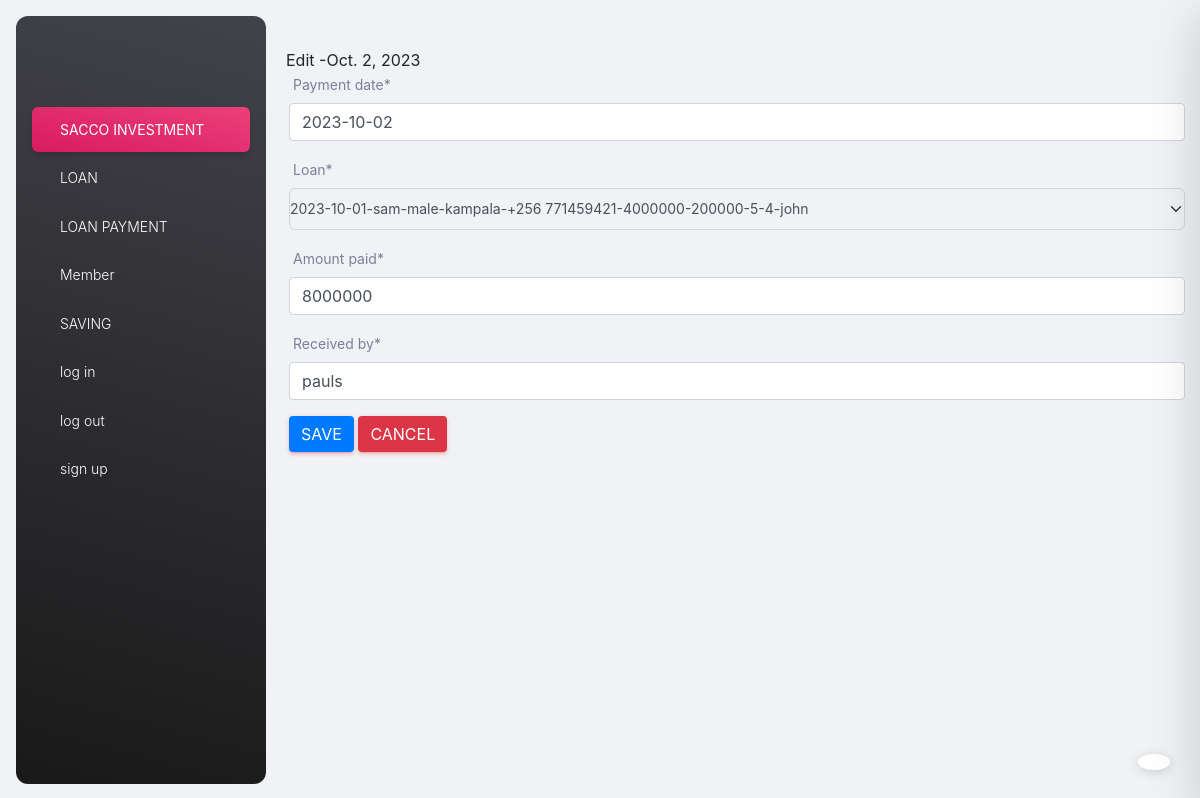
Page /edit_loan_payment/2/ (signed in) on the earlier database version.
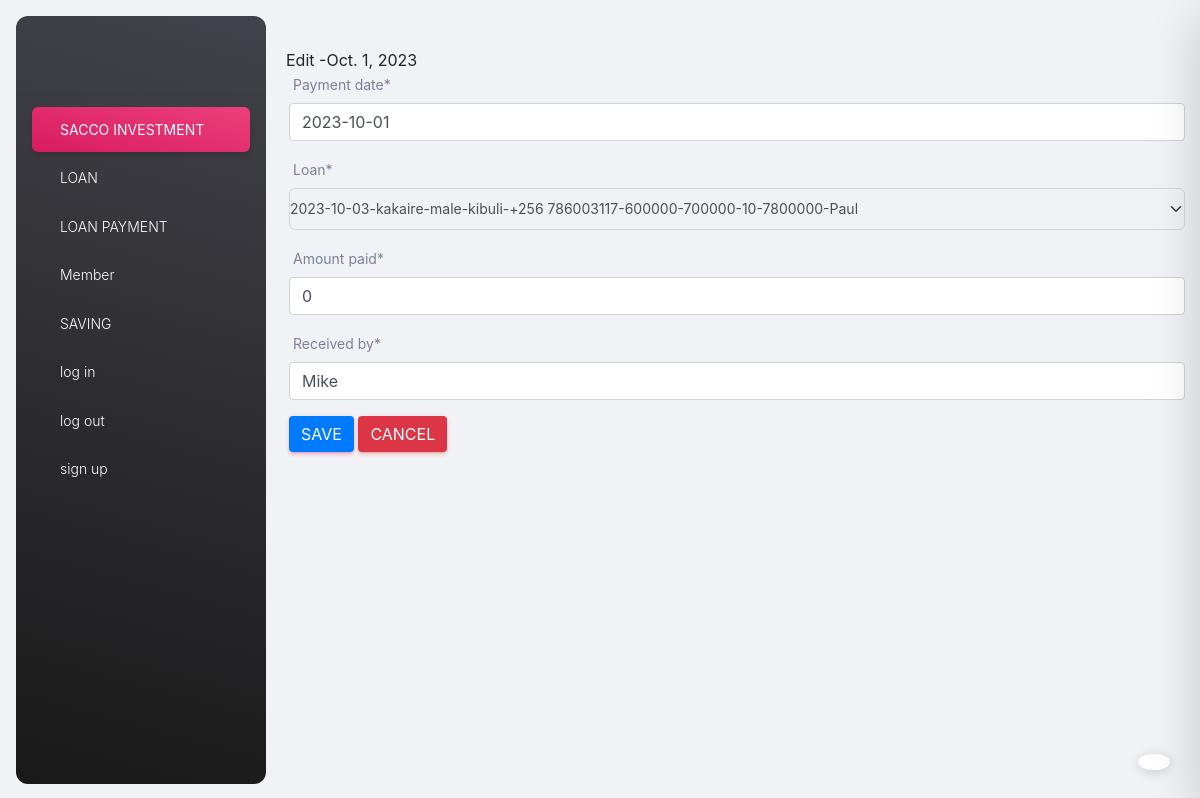
Same page on the later database version.
### my_app/models.py (models this page shows)
class Loan_Payment(models.Model):
    payment_date = models.DateField(auto_now = False)
    Loan = models.ForeignKey(Loan, on_delete = models.CASCADE)
    amount_paid = models.IntegerField()
    received_by = models.CharField(max_length = 24)

### my_app/views.py (the view)
# urls.py: path('edit_loan_payment/<int:loan_payment_id>/', edit_loan_payment_view, name="edit_loan_payment_page"),
@login_required
def edit_loan_payment_view(request, loan_payment_id):
        message=''
        loan_payment = Loan_Payment.objects.get(id=loan_payment_id)
        if request.method =="POST":
                loan_payment_form = Loan_PaymentForm(request.POST, instance=loan_payment)
                if loan_payment_form.is_valid():
                        loan_payment_form.save()
                        messages.success(request, "Loan Payment Edited Successfully")
                        return redirect(add_loan_payment_view)
                else:
                        message= "Form has invalid data"
        else:
                loan_payment_form = Loan_PaymentForm( instance = loan_payment)
        context ={
                'form':loan_payment_form,
                'loan_payment':loan_payment,
                'message':message
        }
        return render(request, 'edit_loan_payment.html', context)

### my_app/forms.py
class Loan_PaymentForm(ModelForm):
    class Meta:
        model = Loan_Payment
        fields = '__all__'

### my_app/models.py (called while the page is built)
    def __str__(self):
        return f"{self.member_name}-{self.gender}-{self.address}-{self.contact}-{self.savings_balance}"

    def __str__(self):
        return f"{self.loan_date}-{self.member}-{self.loan_amount}-{self.repay_period}-{self.repayment_amount}-{self.issued_by}"

### my_app/templates/edit_loan_payment.html (shortened to what this page needs)
{% extends './base.html' %}
{% block content %}
    {% load crispy_forms_tags %}
    {% load static %}
        <link rel="stylesheet" href="{% static 'css/bootstrap.min.css' %}">
    <body>
        <hi>Edit -{{loan_payment.payment_date}} </hi>
        <div class="container">
            <form method="POST">
                {{form|crispy}}
                <input type="Submit" value= "Save" class="btn btn-primary">
                <a class="btn btn-danger" href="{%url 'add_loan_payment_page' %}">Cancel</a>
            </form>
        </div>
{% endblock content %}

Differences in the rows shown:
changed Loan_Payment: payment_date "Oct. 2, 2023" → "Oct. 1, 2023"; payment_date "2023-10-02" → "2023-10-01"; Loan "2023-10-01-sam-male-kampala-+256 771459421-4000000-200000-5-4-john" → "2023-10-03-kakaire-male-kibuli-+256 786003117-600000-700000-10-7800000-Paul"; amount_paid "8000000" → "0"; received_by "pauls" → "Mike"
